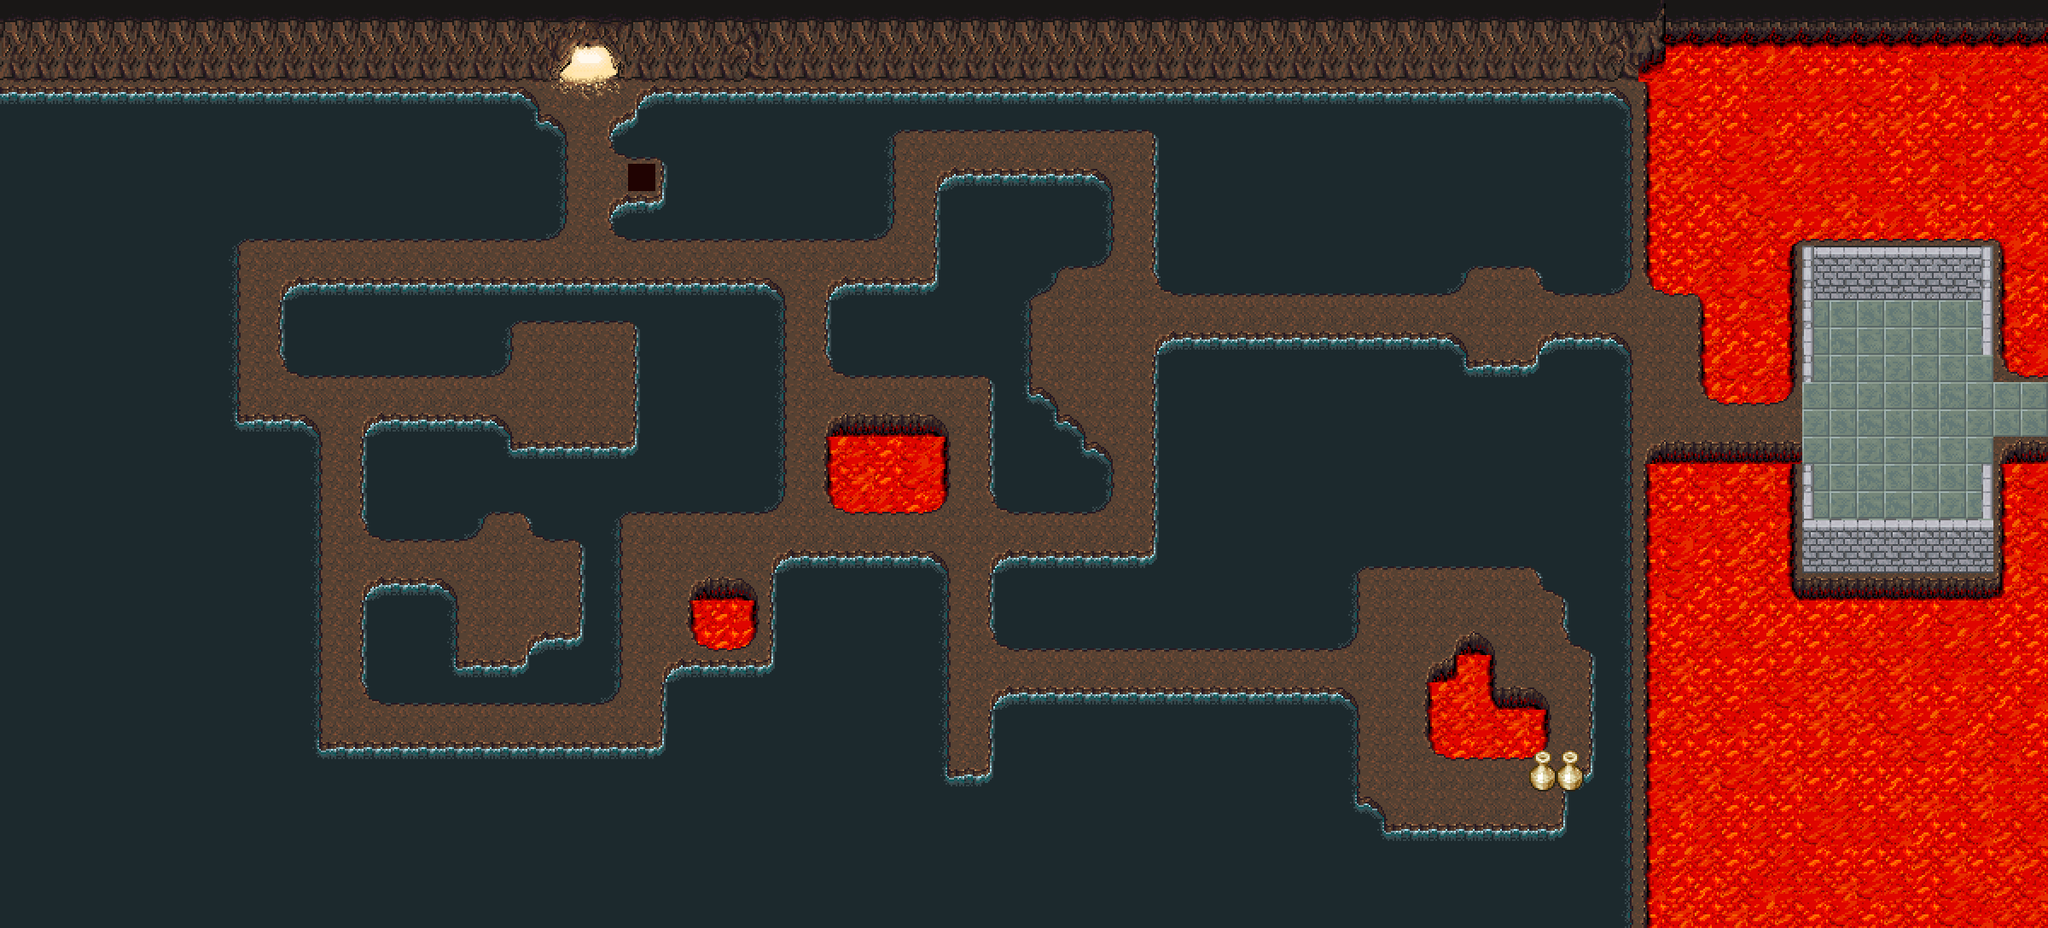

The image is a tile-based game level rendered from a .tmx file. Its description and source (layers, tilesets, objects; grid data summarised) follow:
An orthogonal 75x34 tile map with 32x32 px tiles, 4 tile layers (Lava, Base, Deco, Front), 1 hidden layer not drawn, 2 tilesets and 13 objects (7x Chest, 3x Warp, 2x Character, Teleport).

<map version="1.10" tiledversion="1.11.2" orientation="orthogonal" renderorder="right-down" width="75" height="34" tilewidth="32" tileheight="32" infinite="0" backgroundcolor="#2a2a2a" nextlayerid="19" nextobjectid="44">
 <tileset firstgid="1" name="rpg_indoor32" tilewidth="32" tileheight="32" tilecount="132" columns="11">
  <image source="rpg_indoor32.png" width="352" height="384" />
 </tileset>
 <tileset firstgid="133" name="cave32" tilewidth="32" tileheight="32" tilecount="352" columns="16">
  <image source="cave32.png" width="512" height="704" />
  <tile id="17" type="Cave" />
  <tile id="99" type="Cave" />
  <tile id="100" type="Cave" />
  <tile id="101" type="Cave" />
  <tile id="103" type="Cave" />
  <tile id="112" type="Cave" />
  <tile id="113" type="Cave" />
  <tile id="115" type="Cave" />
  <tile id="116" type="Cave" />
  <tile id="117" type="Cave" />
  <tile id="128" type="Cave" />
  <tile id="129" type="Cave" />
  <tile id="131" type="Cave" />
  <tile id="132" type="Cave" />
  <tile id="133" type="Cave" />
  <tile id="144" type="Cave" />
  <tile id="145" type="Cave" />
  <tile id="147" type="Cave" />
  <tile id="148" type="Cave" />
  <tile id="160" type="Cave" />
  <tile id="161" type="Cave" />
  <tile id="193" type="Cave" />
  <tile id="231" type="Cave" />
  <tile id="327" type="Cave" />
  <tile id="345" type="Cave" />
 </tileset>
 <layer id="15" name="Lava" width="75" height="34">
  <data>[2550 cells, 438 non-empty, 12 distinct tile ids]</data>
 </layer>
 <layer id="1" name="Base" width="75" height="34">
  <data>[2550 cells, 2241 non-empty, 62 distinct tile ids]</data>
 </layer>
 <layer id="16" name="Deco" width="75" height="34">
  <data>[2550 cells, 4 non-empty, 2 distinct tile ids]</data>
 </layer>
 <objectgroup color="#ff0000" id="14" name="Objects">
  <object id="26" name="TestingChest" type="Chest" x="1775.3" y="334.77">
   <properties>
    <property name="Health" type="int" value="100" />
   </properties>
   <point />
  </object>
  <object id="28" name="TestingChest" type="Chest" x="751.758" y="622.485">
   <properties>
    <property name="Health" type="int" value="100" />
   </properties>
   <point />
  </object>
  <object id="29" name="TestingChest" type="Chest" x="624.97" y="402.667">
   <properties>
    <property name="Health" type="int" value="100" />
   </properties>
   <point />
  </object>
  <object id="30" name="TestingChest" type="Chest" x="719.818" y="401.97">
   <properties>
    <property name="Health" type="int" value="100" />
   </properties>
   <point />
  </object>
  <object id="31" name="TestingChest" type="Chest" x="1840.36" y="853.379">
   <properties>
    <property name="Health" type="int" value="100" />
   </properties>
   <point />
  </object>
  <object id="32" name="TestingChest" type="Chest" x="1228.67" y="407.333">
   <properties>
    <property name="Health" type="int" value="100" />
   </properties>
   <point />
  </object>
  <object id="33" name="TestingChest" type="Chest" x="659.667" y="690.333">
   <properties>
    <property name="Health" type="int" value="100" />
   </properties>
   <point />
  </object>
  <object id="35" name="Stroller" type="Character" x="686.25" y="497.417">
   <properties>
    <property name="File" value="characters/stroller.xml" />
    <property name="Frame" value="down" />
   </properties>
   <point />
  </object>
  <object id="36" name="Stander" type="Character" x="591.545" y="624.091">
   <properties>
    <property name="File" value="characters/stander.xml" />
    <property name="Frame" value="down" />
   </properties>
   <point />
  </object>
  <object id="38" name="TeleportToRoom" type="Teleport" x="752" y="212">
   <properties>
    <property name="TargetX" type="int" value="63" />
    <property name="TargetY" type="int" value="15" />
   </properties>
   <point />
  </object>
  <object id="40" name="WarpToSmallRoom" type="Warp" x="2384.71" y="468.292">
   <properties>
    <property name="Map" value="TestRoom" />
    <property name="TargetX" type="int" value="2" />
    <property name="TargetY" type="int" value="14" />
   </properties>
   <point />
  </object>
  <object id="42" name="WarpToOverland" type="Warp" x="689.667" y="80.0833">
   <properties>
    <property name="Map" value="Overland" />
    <property name="TargetX" type="int" value="10" />
    <property name="TargetY" type="int" value="11" />
   </properties>
   <point />
  </object>
  <object id="43" name="WarpToSmallRoom" type="Warp" x="2384.45" y="494.818">
   <properties>
    <property name="Map" value="TestRoom" />
    <property name="TargetX" type="int" value="2" />
    <property name="TargetY" type="int" value="14" />
   </properties>
   <point />
  </object>
 </objectgroup>
 <layer id="17" name="Front" width="75" height="34">
  <data>[2550 cells, 16 non-empty, 4 distinct tile ids]</data>
 </layer>
 <layer id="13" name="Collisions" width="75" height="34" visible="0" opacity="0.58">
  <data>[2550 cells, 2179 non-empty, 1 distinct tile ids]</data>
 </layer>
</map>
